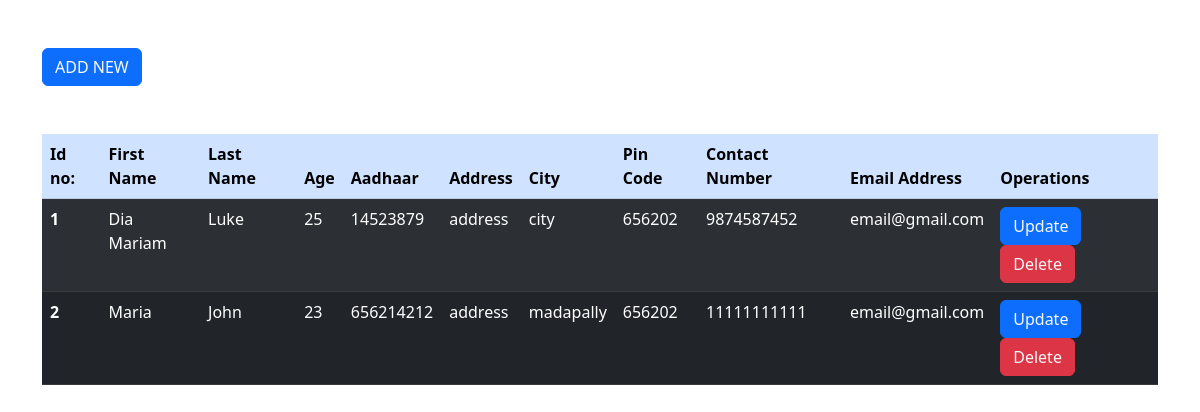
/form3/women_update.php, run on the app's committed database.
### tables this page shows
CREATE TABLE `women_personal_details` (
  `woman_id` int(11) NOT NULL,
  `firstName` varchar(255) DEFAULT NULL,
  `lastName` varchar(255) DEFAULT NULL,
  `dob` varchar(255) DEFAULT NULL,
  `age` int(11) DEFAULT NULL,
  `aadharNo` bigint(20) DEFAULT NULL,
  `address` varchar(400) DEFAULT NULL,
  `city` varchar(255) DEFAULT NULL,
  `pCode` varchar(255) DEFAULT NULL,
  `contactNumber` bigint(20) DEFAULT NULL,
  `emailAddress` varchar(255) DEFAULT NULL,
  `delivered` varchar(100) DEFAULT NULL
);

### form3/women_update.php (the view, shortened to what this page needs)
<?php
include 'connect.php';
?>
<!doctype html>
<html lang="en">
<head>
  <link href="https://cdn.jsdelivr.net/npm/bootstrap@5.3.0/dist/css/bootstrap.min.css" rel="stylesheet">
</head>
<body>
  <div class="container">
    <button class="btn btn-primary my-5">
      <a href="../form2/form2.html" class="text-light">ADD NEW</a>
    </button>
    <table class="table table-striped table-dark table-hover">
      <thead class="table-primary">
        <tr>
          <th scope="col">Id no:</th>
          <th scope="col">First Name</th>
          <th scope="col">Last Name</th>
          <th scope="col">Age</th>
          <th scope="col">Aadhaar</th>
          <th scope="col">Address</th>
          <th scope="col">City</th>
          <th scope="col">Pin Code</th>
          <th scope="col">Contact Number</th>
          <th scope="col">Email Address</th>
          <th scope="col">Operations</th>
        </tr>
      </thead>
      <tbody>
        <?php
        $sql = "select * from women_personal_details";
        $result = mysqli_query($con, $sql);
        if ($result) {
          while ($row = mysqli_fetch_assoc($result)) {
            $id = $row['woman_id'];
            $fName = $row['firstName'];
            $lName = $row['lastName'];
            $age = $row['age'];
            $aadharNo = $row['aadharNo'];
            $Address = $row['address'];
            $city = $row['city'];
            $code = $row['pCode'];
            $number = $row['contactNumber'];
            $email = $row['emailAddress'];
            echo '
                <tr>
                  <th scope="row">' . $id . '</th>
                  <td>' . $fName . '</td>
                  <td>' . $lName . '</td>
                  <td>' . $age . '</td>
                  <td>' . $aadharNo . '</td>
                  <td>' . $Address . '</td>
                  <td>' . $city . '</td>
                  <td>' . $code . '</td>
                  <td>' . $number . '</td>
                  <td>' . $email . '</td>
                  <td>
                    <button class="btn btn-primary"><a href="update_button_women.php? updateid=' . $id . '"  class="text-light">Update</a></button>
                    <button class="btn btn-danger"><a href="delete_btn_women.php? deleteid=' . $id . '" class="text-light" onclick="return confirmDelete();">Delete</a></button>
                  </td>
                </tr>';
          }
        }
        ?>
      </tbody>
    </table>
  </div>
</body>
</html>

### form3/women_update.php (style rules this page uses)
a.text-light { text-decoration: none; }

### data on the page
women_personal_details: woman_id "1", firstName "Dia Mariam", lastName "Luke", age "25", aadharNo "14523879", address "address", city "city", pCode "656202", contactNumber "9874587452", emailAddress "email@gmail.com"
women_personal_details: woman_id "2", firstName "Maria", lastName "John", age "23", aadharNo "656214212", address "address", city "madapally", pCode "656202", contactNumber "11111111111", emailAddress "email@gmail.com"
